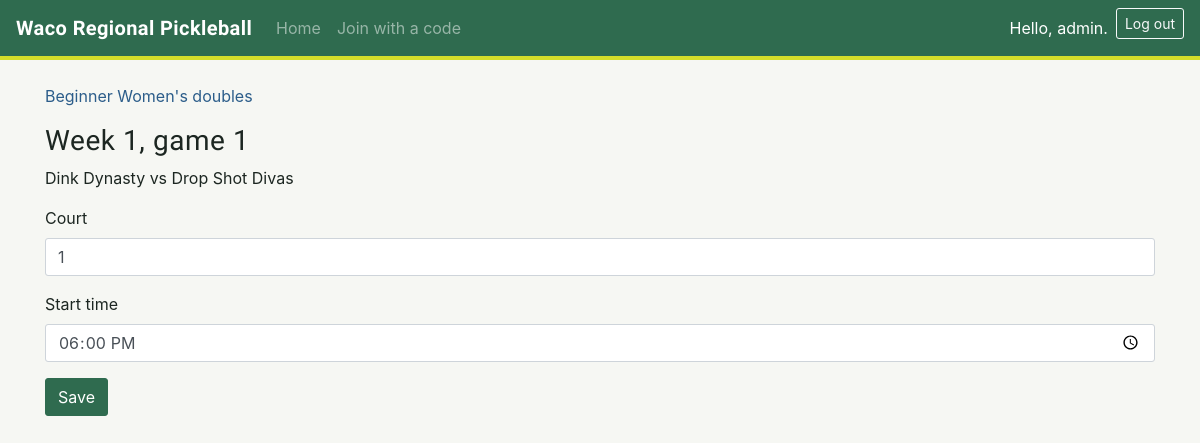
Page /games/56/edit/ (signed in) on the committed database.
### tournaments/models.py (models this page shows, shortened)
class Game(models.Model):
    division = models.ForeignKey(Division, on_delete=models.CASCADE)
    week = models.PositiveIntegerField()
    game_number = models.PositiveIntegerField()
    team1 = models.ForeignKey(Team, on_delete=models.CASCADE, related_name='team1_games')
    team2 = models.ForeignKey(Team, on_delete=models.CASCADE, related_name='team2_games')
    court = models.PositiveIntegerField(null=True, blank=True)
    start_time = models.TimeField(null=True, blank=True)
    team1_score = models.PositiveIntegerField(null=True, blank=True)
    team2_score = models.PositiveIntegerField(null=True, blank=True)
    forfeit = models.BooleanField(default=False)

class Division(models.Model):
    LEVEL_CHOICES = [
        ('beginner', 'Beginner'),
        ('intermediate', 'Intermediate'),
        ('advanced', 'Advanced'),
    ]
    FORMAT_CHOICES = [
        ('mixed', 'Mixed doubles'),
        ('mens', "Men's doubles"),
        ('womens', "Women's doubles"),
        ('scramble', 'Scramble'),
    ]
    MEETING_CHOICES = [(1, 'Once'), (2, 'Twice')]
    WIN_BY_TWO_CHOICES = [('', "Use the tournament's setting"), ('yes', 'Yes'), ('no', 'No')]
    tournament = models.ForeignKey(Tournament, on_delete=models.CASCADE)
    level = models.CharField(max_length=20, choices=LEVEL_CHOICES)
    format = models.CharField(max_length=20, choices=FORMAT_CHOICES)
    max_teams = models.PositiveIntegerField()
    games_per_week = models.PositiveIntegerField()
    max_meetings_per_night = models.PositiveIntegerField(choices=MEETING_CHOICES, default=1)
    game_minutes = models.PositiveIntegerField(null=True, blank=True)
    points_to_win = models.PositiveIntegerField(null=True, blank=True)
    win_by_two = models.CharField(max_length=3, blank=True, choices=WIN_BY_TWO_CHOICES)
    def __str__(self):
        return f"{self.get_level_display()} {self.get_format_display()}"

class Team(models.Model):
    division = models.ForeignKey(Division, on_delete=models.CASCADE)
    name = models.CharField(max_length=100)
    captain = models.ForeignKey(User, null=True, blank=True, on_delete=models.SET_NULL,
                                related_name='captain_teams')
    partner = models.ForeignKey(User, null=True, blank=True, on_delete=models.SET_NULL,
                                related_name='partner_teams')
    dropped = models.BooleanField(default=False)
    def __str__(self):
        return self.name

### tournaments/views.py (the view, shortened to what this page needs)
# urls.py: path('games/<int:game_id>/edit/', views.edit_game, name='edit_game'),
@login_required
def edit_game(request, game_id):
    game = get_object_or_404(Game, id=game_id)
    tournament = game.division.tournament
    if not is_admin(request.user, tournament):
        raise Http404
    if request.method != 'POST':
        form = GameScheduleForm(instance=game)
    context = {'game': game, 'form': form}
    return render(request, 'tournaments/edit_game.html', context)

### tournaments/forms.py
class GameScheduleForm(forms.ModelForm):
    class Meta:
        model = Game
        fields = ['court', 'start_time']
        widgets = {'start_time': forms.TimeInput(attrs={'type': 'time'})}

### tournaments/helpers.py (called while the page is built)
def is_admin(user, tournament):
    if user.is_superuser:
        return True
    return user.is_authenticated and tournament.admins.filter(id=user.id).exists()

### tournaments/templates/tournaments/edit_game.html (shortened to what this page needs)
{% extends 'tournaments/base.html' %}
{% load bootstrap4 %}
{% block content %}
  <p><a href="{% url 'tournaments:division' game.division.id %}">{{ game.division }}</a></p>
  <h1 class="h3">Week {{ game.week }}, game {{ game.game_number }}</h1>
  <p>{{ game.team1 }} vs {{ game.team2 }}</p>
  <form action="{% url 'tournaments:edit_game' game.id %}" method="post">
    {% bootstrap_form form %}
    <button name="submit" class="btn btn-primary">Save</button>
  </form>
{% endblock content %}

### tournaments/templates/tournaments/base.html (shortened to what this page needs)
{% load bootstrap4 %}
<!doctype html>
<html lang="en">
<head>
  {% bootstrap_css %}
</head>
<body>
  <nav class="navbar navbar-expand-md navbar-dark navbar-court">
    <a class="navbar-brand" href="{% url 'tournaments:index' %}">Waco Regional Pickleball</a>
    <div class="collapse navbar-collapse" id="navbarLinks">
      <ul class="navbar-nav mr-auto">
        <li class="nav-item"><a class="nav-link" href="{% url 'tournaments:index' %}">Home</a></li>
        {% if user.is_authenticated %}
          <li class="nav-item"><a class="nav-link" href="{% url 'tournaments:join_with_code' %}">Join with a code</a></li>
        {% endif %}
      </ul>
      <ul class="navbar-nav">
        {% if user.is_authenticated %}
          <li class="nav-item"><span class="navbar-text mr-2">Hello, {{ user.username }}.</span></li>
          <li class="nav-item">
            <form action="{% url 'users:logout' %}" method="post" class="form-inline">
              <button name="submit" class="btn btn-outline-light btn-sm">Log out</button>
            </form>
          </li>
        {% else %}
          <li class="nav-item"><a class="nav-link" href="{% url 'users:register' %}">Register</a></li>
          <li class="nav-item"><a class="nav-link" href="{% url 'users:login' %}">Log in</a></li>
        {% endif %}
      </ul>
    </div>
  </nav>
  <main class="container my-4">
    {% block content %}{% endblock content %}
  </main>
</body>
</html>

### tournaments/templates/tournaments/base.html (style rules this page uses)
:root { --court: #2f6b4f; --court-dark: #1f4a37; --court-light: #e3eee6; --kitchen: #2c5d8a; --ball: #d4dd2a; --ink: #1c2621; --paper: #f6f7f3; --muted: #7a857f; }
body { background: var(--paper); color: var(--ink); }
a { color: var(--kitchen); }
h1, h2, h3, .navbar-brand, .night-title { font-family: 'Barlow Condensed', sans-serif; font-weight: 700; letter-spacing: 0.02em; }
.navbar-court { background: var(--court); border-bottom: 4px solid var(--ball); }
.navbar-court .navbar-brand, .navbar-court .nav-link, .navbar-court .navbar-text { color: #fff; }
.btn, .form-control, .alert, .list-group-item:first-child, .list-group-item:last-child, .card { border-radius: 3px; }
.btn-primary { background: var(--court); border-color: var(--court); }

### rows in the picture
Game: division "Beginner Women's doubles", week "1", game_number "1", team1 "Dink Dynasty", team2 "Drop Shot Divas", court "1", start_time "18:00:00"

### other values in the picture
{{ user.username }} "admin"
